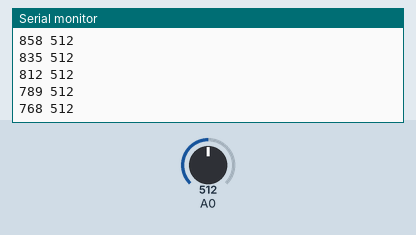
Recording of a sketch running on a simulated Arduino Uno, built with avr-gcc and run on an emulated ATmega328P. Parts: the last lines printed to the serial monitor. Inputs (shaded band) come from the test bench; at power-on: A0 = 512.

Above: at 1.2 s.
1.3 s: A0 set to 11
At 1.35 s:
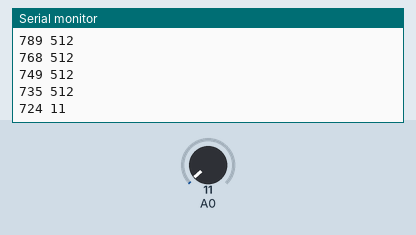
2.8 s: A0 set to 8
At 2.8 s:
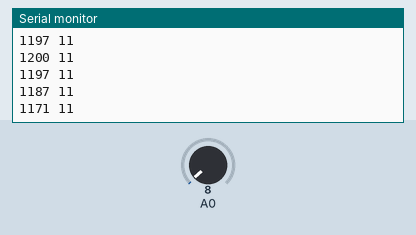
Timing chart, 0 to 5.8 s (numbered marks = the images above; inputs shaded):
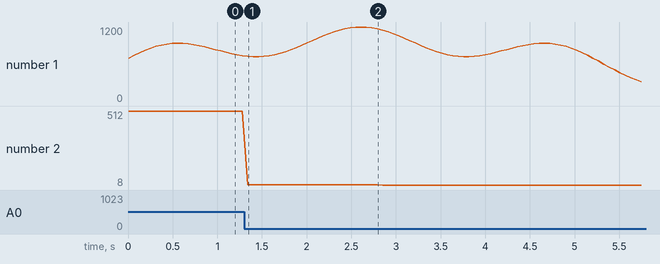

Measured:
- after the input at 1.3 s, the serial monitor: prints a new line at once (image 1)
- plotted number 2: 512 → 11 after the input at 1.3 s

The sketch:

multi_input.ino
```cpp
#define Frequency 30

const int Period = 1/Frequency;
const int numPots = 1;
const int vecSize = 180;
int iPots[numPots];
int counter = 1;

int sinharm[] = {
600,  649,  696,  742,  784,  823,  856,  885,  907,  924,
934,  938,  936,  929,  916,  900,  880,  858,  835,  812,
789,  768,  749,  735,  724,  718,  718,  724,  735,  751,
773,  800,  831,  865,  902,  941,  980,  1019, 1057, 1091,
1122, 1149, 1171, 1187, 1197, 1200, 1197, 1187, 1171, 1149,
1122, 1091, 1057, 1019, 980,  941,  902,  865,  831,  800,
773,  751,  735,  724,  718,  718,  724,  735,  749,  768,
789,  812,  835,  858,  880,  900,  916,  929,  936,  938,
934,  924,  907,  885,  856,  823,  784,  742,  696,  649,
600,  551,  504,  458,  416,  377,  344,  315,  293,  276,
266,  262,  264,  271,  284,  300,  320,  342,  365,  388,
411,  432,  451,  465,  476,  482,  482,  476,  465,  449,
427,  400,  369,  335,  298,  259,  220,  181,  143,  109,
78,   51,   29,   13,   3,    0,    3,    13,   29,   51,
78,   109,  143,  181,  220,  259,  298,  335,  369,  400,
427,  449,  465,  476,  482,  482,  476,  465,  451,  432,
411,  388,  365,  342,  320,  300,  284,  271,  264,  262,
266,  276,  293,  315,  344,  377,  416,  458,  504,  551
};

void setup() {
  Serial.begin(9600);
}

void loop()
{
  readData();
  sendData();
  delay(Period);
}

void readData()
{
  for(int i=0; i<numPots; i++)
  {
    iPots[i] = analogRead(i);
    delay(10);
  }
  counter = counter + 1;

  if(counter>=vecSize)
    counter = 0;
}

void sendData()
{
  Serial.print(sinharm[counter]);
  Serial.print(" ");
  for(int i=0; i<numPots; i++)
  {
    Serial.println(iPots[i]);
    delay(50);
  }
}
```
